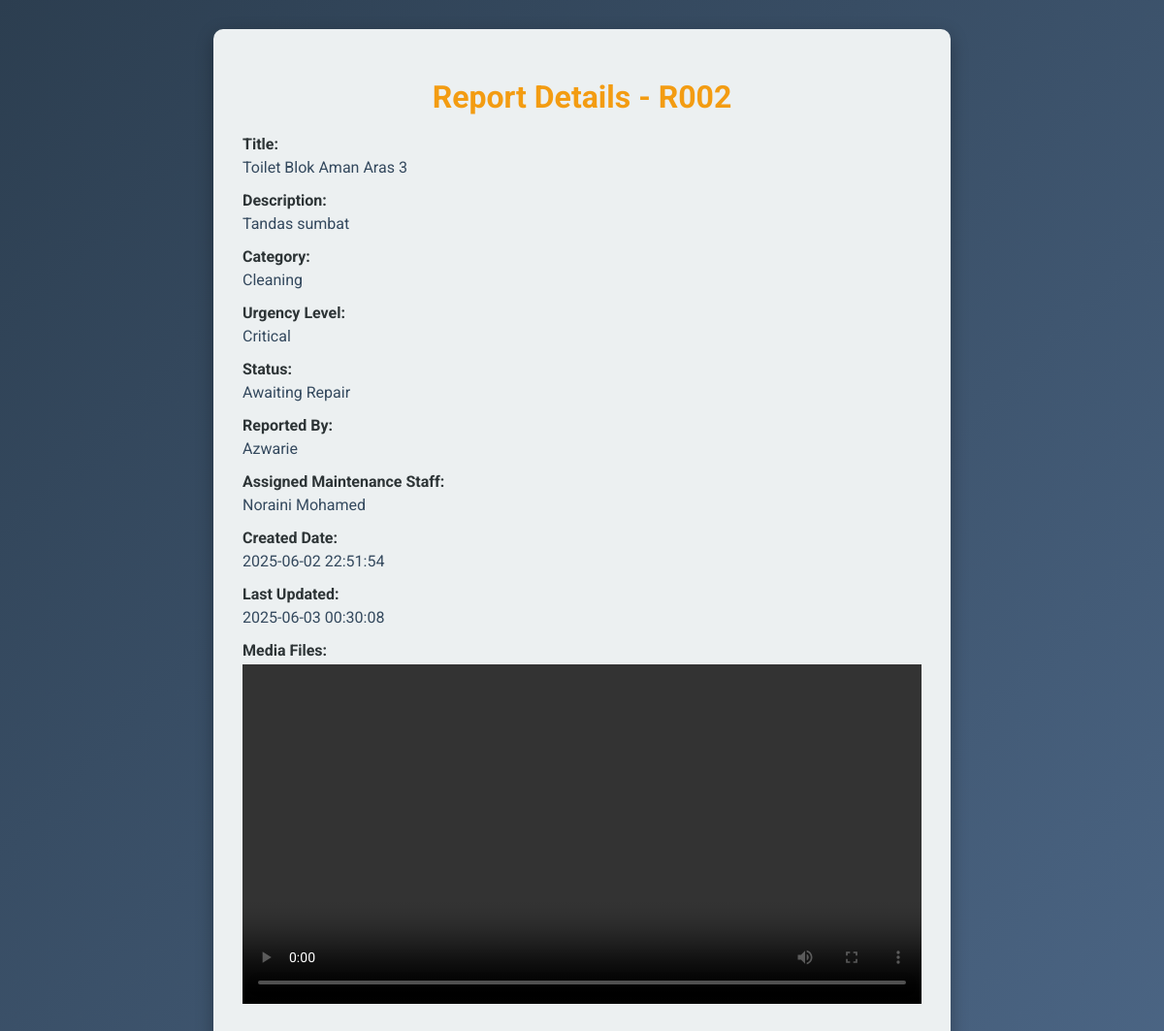
Screenshot of /report_detail.php?report_id=R002 (signed in) with the database file from the repository.
### tables this page shows
CREATE TABLE `report` (
  `ReportID` varchar(10) NOT NULL,
  `Title` varchar(255) NOT NULL,
  `Description` text DEFAULT NULL,
  `UrgencyLevel` enum('Low','Medium','High','Critical') NOT NULL,
  `Status` enum('Reported','Awaiting Repair','In Progress','Pending Approval','Completed') NOT NULL DEFAULT 'Reported',
  `StaffID` varchar(10) NOT NULL,
  `CategoryID` varchar(10) NOT NULL,
  `CreatedDate` datetime NOT NULL DEFAULT current_timestamp(),
  `LastUpdatedDate` datetime NOT NULL DEFAULT current_timestamp() ON UPDATE current_timestamp(),
  `AISuggestion` text DEFAULT NULL
);

CREATE TABLE `category` (
  `CategoryID` varchar(10) NOT NULL,
  `CategoryType` varchar(100) NOT NULL
);

CREATE TABLE `staff` (
  `StaffID` varchar(10) NOT NULL,
  `StaffName` varchar(100) NOT NULL,
  `PhoneNum` varchar(20) DEFAULT NULL,
  `Password` varchar(255) NOT NULL,
  `Role` enum('Admin','Maintenance') NOT NULL DEFAULT 'Maintenance',
  `Position` varchar(50) DEFAULT NULL
);

CREATE TABLE `mediafile` (
  `MediaID` varchar(10) NOT NULL,
  `MediaType` enum('Image','Video') NOT NULL,
  `FilePath` varchar(255) NOT NULL,
  `ReportID` varchar(10) NOT NULL,
  `UploadDateTime` datetime NOT NULL DEFAULT current_timestamp()
);

### report_detail.php (the view, shortened to what this page needs)
<?php
include 'connection.php';
$reportID = $_GET['report_id'];
$stmt = $conn->prepare("
    SELECT r.ReportID, r.Title, r.Description, r.UrgencyLevel, r.Status, r.CreatedDate, r.LastUpdatedDate,
           s.StaffName AS ReporterName, c.CategoryID, c.CategoryType
    FROM Report r
    JOIN Staff s ON r.StaffID = s.StaffID
    JOIN Category c ON r.CategoryID = c.CategoryID
    WHERE r.ReportID = ?
");
$stmt->bind_param("s", $reportID);
$stmt->execute();
$result = $stmt->get_result();
$report = $result->fetch_assoc();
$assignedStaffName = 'No staff assigned yet.';
$stmt = $conn->prepare("
    SELECT s.StaffName
    FROM MaintenanceStatusLog m
    JOIN Staff s ON m.StaffID = s.StaffID
    WHERE m.ReportID = ? AND s.Role = 'Maintenance'
    ORDER BY m.DateTime DESC LIMIT 1
");
$stmt->bind_param("s", $reportID);
$stmt->execute();
$stmt->bind_result($fetchedStaffName);
if ($stmt->fetch()) {
    $assignedStaffName = $fetchedStaffName;
}
$stmt = $conn->prepare("SELECT MediaType, FilePath FROM MediaFile WHERE ReportID = ?");
$stmt->bind_param("s", $reportID);
$stmt->execute();
$mediaResult = $stmt->get_result();
$mediaFiles = [];
while ($row = $mediaResult->fetch_assoc()) {
    $mediaFiles[] = $row;
}
?>
<!DOCTYPE html>
<html lang="en">
<head>
</head>
<body>
  <div class="container">
    <h1>Report Details - <?php echo htmlspecialchars($report['ReportID']); ?></h1>
    <div class="detail-item">
      <div class="label">Title:</div>
      <div><?php echo htmlspecialchars($report['Title']); ?></div>
    </div>
    <div class="detail-item">
      <div class="label">Description:</div>
      <div><?php echo nl2br(htmlspecialchars($report['Description'])); ?></div>
    </div>
    <div class="detail-item">
      <div class="label">Category:</div>
      <div><?php echo htmlspecialchars($report['CategoryType']); ?></div>
    </div>
    <div class="detail-item">
      <div class="label">Urgency Level:</div>
      <div><?php echo htmlspecialchars($report['UrgencyLevel']); ?></div>
    </div>
    <div class="detail-item">
      <div class="label">Status:</div>
      <div><?php echo htmlspecialchars($report['Status']); ?></div>
    </div>
    <div class="detail-item">
      <div class="label">Reported By:</div>
      <div><?php echo htmlspecialchars($report['ReporterName']); ?></div>
    </div>
    <div class="detail-item">
      <div class="label">Assigned Maintenance Staff:</div>
      <div><?php echo htmlspecialchars($assignedStaffName); ?></div>
    </div>
    <div class="detail-item">
      <div class="label">Created Date:</div>
      <div><?php echo htmlspecialchars($report['CreatedDate']); ?></div>
    </div>
    <div class="detail-item">
      <div class="label">Last Updated:</div>
      <div><?php echo htmlspecialchars($report['LastUpdatedDate']); ?></div>
    </div>
    <div class="detail-item">
      <div class="label">Media Files:</div>
      <div>
        <?php if (!empty($mediaFiles)): ?>
            <?php foreach ($mediaFiles as $media): ?>
                <?php if ($media['MediaType'] == 'Image'): ?>
                    <img src="<?php echo htmlspecialchars($media['FilePath']); ?>" alt="Image" style="max-width: 100%; height: auto; margin-bottom: 10px;">
                <?php elseif ($media['MediaType'] == 'Video'): ?>
                    <video width="100%" controls><source src="<?php echo htmlspecialchars($media['FilePath']); ?>" type="video/mp4"></video>
                <?php endif; ?>
            <?php endforeach; ?>
        <?php else: ?>
            <p>No media available for this report.</p>
        <?php endif; ?>
      </div>
    </div>
  </div>
</body>
</html>

### report_detail.php (style rules this page uses)
body { font-family: 'Roboto', sans-serif; background: linear-gradient(135deg, #2c3e50, #4b6584); margin: 0; padding: 30px; color: #34495e; }
.container { max-width: 700px; margin: auto; background: #ecf0f1; border-radius: 10px; padding: 30px; box-shadow: 0 6px 18px rgba(0,0,0,0.3); }
h1 { color: #f39c12; margin-bottom: 20px; text-align: center; }
.detail-item { margin-bottom: 15px; }
.label { font-weight: 700; margin-bottom: 5px; color: #2d3436; }

### rows the page displays
report: ReportID "R002", Title "Toilet Blok Aman Aras 3", Description "Tandas sumbat", CategoryID.CategoryType "Cleaning", UrgencyLevel "Critical", Status "Awaiting Repair", StaffID.StaffName "Azwarie", CreatedDate "2025-06-02 22:51:54", LastUpdatedDate "2025-06-03 00:30:08"
staff: StaffName "Noraini Mohamed"
